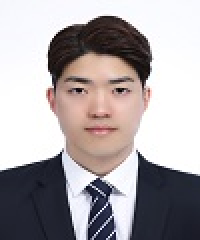
#> input picture DH practice/8월/0806_특이값용사진.jpg, 100 x 120 px (shown 2 times larger)
$ jupyter execute '0806 특이값분해SVD(from.차원축소.ipnyb).ipynb'   (shell and % lines are left out)
#> lines starting #> are read from the running program, lines starting #| are printed output that depends on the picture
# 특이값 분해(SVD, Singular Value Decomposition)

[cell 1]
import numpy as np

A = np.array([[1, 0, 0, 0, 2],
              [0, 0, 3, 0, 0],
              [0, 0, 0, 0, 0],
              [0, 2, 0, 0, 0]])

[cell 2]
U, s, VT = np.linalg.svd(A)

print(U.shape)
print(s)
print(VT.shape)

[cell 3]
a = np.array([[1, 1, 1, 0, 0],
              [3, 3, 3, 0 ,0],
              [4, 4, 4, 0, 0],
              [5, 5, 5, 0, 0],
              [0, 2, 0, 4, 4],
              [0, 0, 0, 5, 5],
              [0, 1, 0, 2, 2]])

U, s, VT = np.linalg.svd(a)

print(U.shape)
print(s.shape)
print(VT.shape)

# 이미지에 적용한 특이값 분해

[cell 4]
import os
import numpy as np
from PIL import Image
import matplotlib.pyplot as plt

path = '0806_특이값용사진.jpg'

img =Image.open(path)
#> img is the input picture: PIL image 100x120 RGB; mean R, G, B 170.5, 164.1, 166.4

s = float(os.path.getsize(path))/1000
print('size(dimension): ', img.size)
#| size(dimension):  (100, 120)
plt.title('Original image(%0.2f Kb):' %s)
plt.imshow(img)


imggray = img.convert('LA')
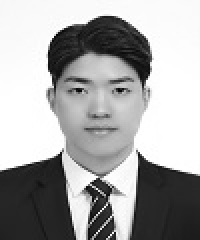
#> imggray: PIL image 100x120 LA (shown 2 times larger); mean R, G, B, A 166.3, 166.3, 166.3, 255
imgmat = np.array(list(imggray.getdata(band=0)), float)
#> imgmat = 12000 values, max 255 at index 964, min 3 at index 4559, mean 166.3

#이미지 크기(가로, 세로)로 reshape

imgmat.shape = (imggray.size[1], imggray.size[0])
imgmat = np.matrix(imgmat)
plt.figure()
plt.imshow(imgmat, cmap='gray')
plt.title('image after converting it into the Grayscale pattern')
plt.show()

print('after compression: ')
U, S, Vt = np.linalg.svd(imgmat)
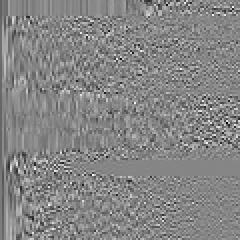
#> U: shape (120, 120) float64 (shown 2 times larger); min -0.489, max 0.442, mean -0.000695; drawn with min black and max white
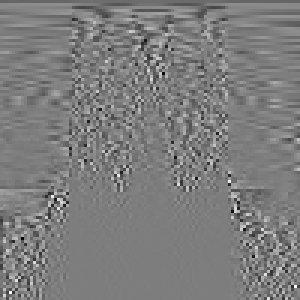
#> Vt: shape (100, 100) float64 (shown 3 times larger); min -0.621, max 0.639, mean -0.00119; drawn with min black and max white
#> S = 100 values, max 19662.3 at index 0, min 0.18 at index 99, mean 479.3

# 5, 25, 45 개의 특이값을 적용하여 이미지 압축
for i in range(5, 51, 20):
    cmpimg = np.matrix(U[:, :i]) * np.diag(S[:i]) * np.matrix(Vt[:i,:])
    plt.imshow(cmpimg, cmap = 'gray')
    title = ' Image after = %s' %i
    plt.title(title)
    plt.show()
    result = Image.fromarray((cmpimg).astype(np.uint8))
#> this loop made 3 passes
#> pass 1, `cmpimg = np.matrix(U[:, :i]) * np.diag(S[:i]) * np.matrix(Vt[:i,:])`:
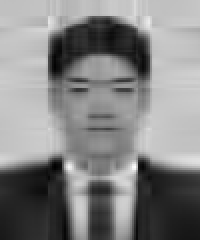
#> cmpimg: shape (120, 100) float64 (shown 2 times larger); min -13.13, max 333, mean 166.3; drawn with min black and max white
#> pass 1, `result = Image.fromarray((cmpimg).astype(np.uint8))`:
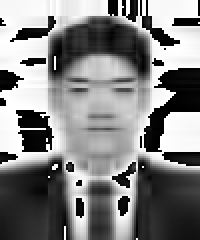
#> result: PIL image 100x120 L (shown 2 times larger); min 0, max 255, mean 130.2
#> pass 2, `cmpimg = np.matrix(U[:, :i]) * np.diag(S[:i]) * np.matrix(Vt[:i,:])`:
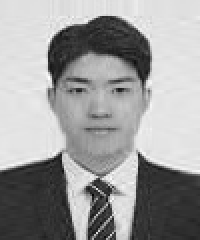
#> cmpimg: shape (120, 100) float64 (shown 2 times larger); min -25.34, max 287.5, mean 166.3; drawn with min black and max white
#> pass 2, `result = Image.fromarray((cmpimg).astype(np.uint8))`:
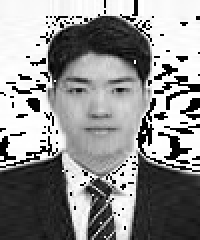
#> result: PIL image 100x120 L (shown 2 times larger); min 0, max 255, mean 144.4
